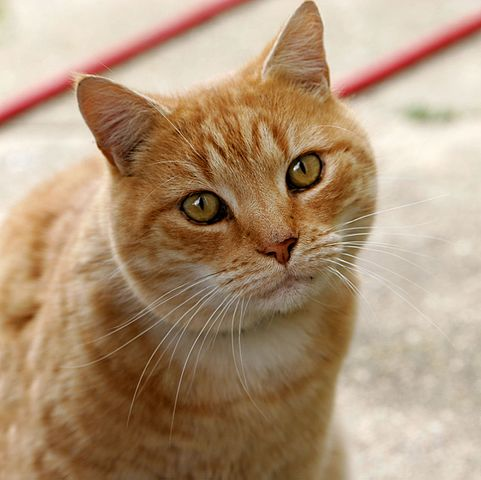
#> input picture img/cat.jpg, 481 x 480 px
$ python hw1.py
#> lines starting #> are read from the running program, lines starting #| are printed output that depends on the picture
import numpy as np
import cv2

img = cv2.imread("img/cat.jpg")
#> img is the input picture: shape (480, 481, 3); mean B, G, R 120.7, 148.8, 175.9

scale = 0.5
angle = 15
tx = 20
ty = -60

angle_rad = np.deg2rad(angle)
cos_a, sin_a = np.cos(angle_rad), np.sin(angle_rad)

M = np.array(
    [
        [scale * cos_a, -sin_a, tx],
        [sin_a, scale * cos_a, ty],
        [0, 0, 1]
    ]
)

inversed_M = np.linalg.inv(M)

new_img = np.zeros_like(img)

for new_y in range(new_img.shape[0]):
    for new_x in range(new_img.shape[1]):

        original_x, original_y, _ = np.matmul(inversed_M, [new_x, new_y, 1])
        original_x, original_y = int(original_x), int(original_y)

        if 0 <= original_x < img.shape[1] and 0 <= original_y < img.shape[0]:
            new_img[new_y, new_x] = img[original_y, original_x]
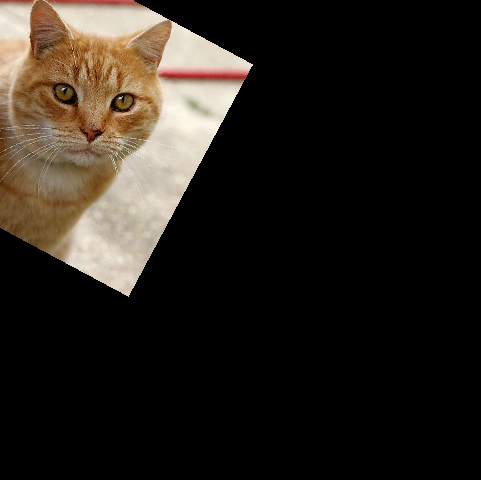
#> new_img: shape (480, 481, 3); mean B, G, R 27.7, 33.9, 39.7

cv2.imshow("Original Image", img)
cv2.imshow("Transformed Image", new_img)
cv2.waitKey(0)
